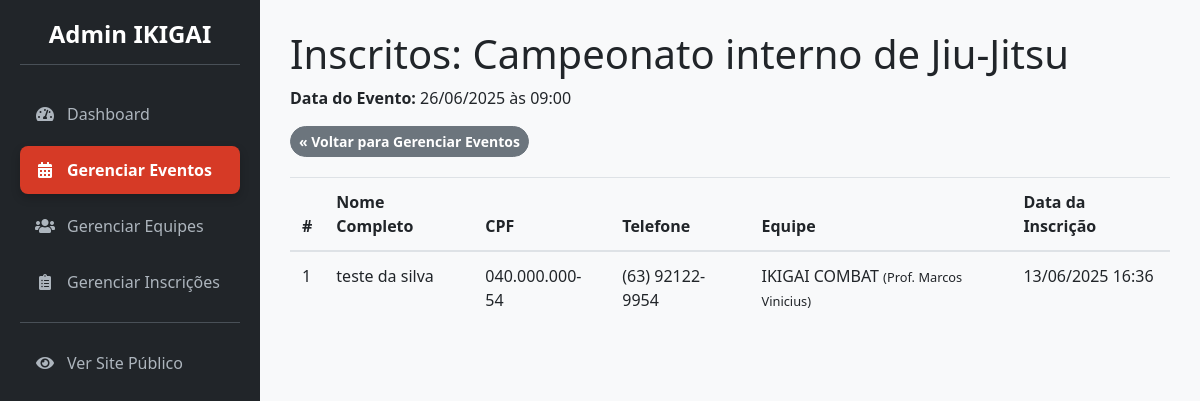
Before: /admin/eventos/2/inscricoes (signed in) with the older database file.
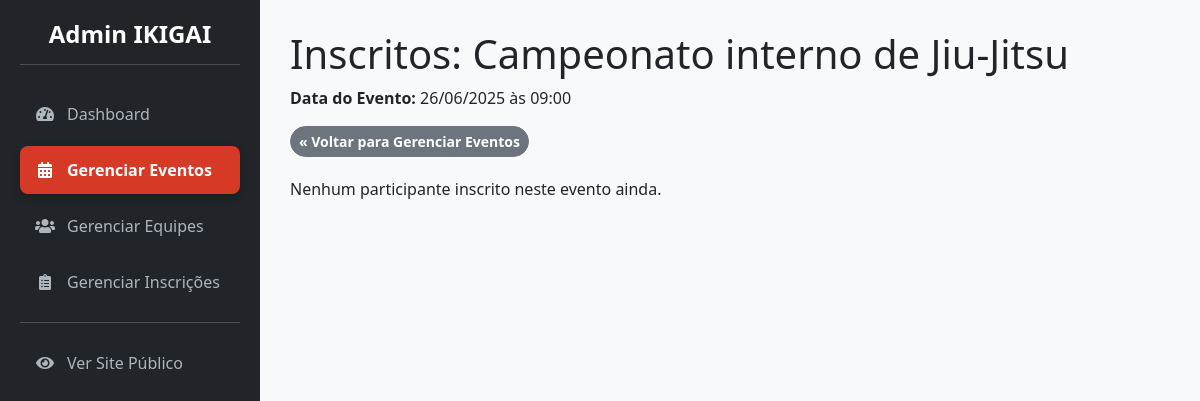
After: the same page with the newer database file.
### app/models.py (models this page shows, shortened)
class Inscricao(db.Model):
    __tablename__ = 'inscricoes'
    id = db.Column(db.Integer, primary_key=True)
    data_inscricao = db.Column(db.DateTime, default=datetime.utcnow)
    status = db.Column(db.String(20), nullable=False, default='Pendente')
    user_id = db.Column(db.Integer, db.ForeignKey('users.id'), nullable=False)
    evento_id = db.Column(db.Integer, db.ForeignKey('eventos.id'), nullable=False)
    equipe_id = db.Column(db.Integer, db.ForeignKey('equipes.id'), nullable=False)

class User(UserMixin, db.Model):
    __tablename__ = 'users'
    id = db.Column(db.Integer, primary_key=True)
    username = db.Column(db.String(64), index=True, unique=True, nullable=False)
    email = db.Column(db.String(120), index=True, unique=True, nullable=False)
    password_hash = db.Column(db.String(128))
    nome_completo = db.Column(db.String(150), nullable=True)
    bio = db.Column(db.Text, nullable=True)
    imagem_perfil = db.Column(db.String(300), nullable=True)  # URL para a imagem de perfil
    role = db.Column(db.String(20), nullable=False, default='user')  # Papel do utilizador
    cpf = db.Column(db.String(14), unique=True, nullable=True)  # CPF será único e opcional no início
    telefone = db.Column(db.String(20), nullable=True)  # Telefone também opcional
    inscricoes = db.relationship('Inscricao', backref='participante', lazy='dynamic')

class Equipe(db.Model):
    __tablename__ = 'equipes'
    id = db.Column(db.Integer, primary_key=True)
    nome_equipe = db.Column(db.String(100), nullable=False, unique=True)
    professor_responsavel = db.Column(db.String(100), nullable=False)
    inscricoes = db.relationship('Inscricao', backref='equipe', lazy=True)

### app/admin/routes.py (the view)
@bp.route('/eventos/<int:evento_id>/inscricoes')
@admin_required
def listar_inscricoes_evento(evento_id):
    evento = Evento.query.get_or_404(evento_id)
    inscricoes = Inscricao.query.options(
        joinedload(Inscricao.participante),  # Junta a tabela 'users' através da relação 'participante'
        joinedload(Inscricao.equipe)  # Junta a tabela 'equipes' através da relação 'equipe'
    ).filter_by(evento_id=evento.id).order_by(Inscricao.data_inscricao).all()
    return render_template('admin/admin_listar_inscricoes_evento.html', evento=evento, inscricoes=inscricoes)

### app/__init__.py (called while the page is built)
@login_manager.user_loader
def load_user(user_id):
    return models.User.query.get(int(user_id))

### app/admin/routes.py (called while the page is built)
@bp.before_request
def before_request_handler():
    if current_app.config.get('DEBUG') and not current_user.is_authenticated:
        user = User.query.first()
        if user:
            login_user(user)

### app/templates/admin/admin_listar_inscricoes_evento.html (shortened to what this page needs)
{% extends 'admin/admin_base.html' %}
{% block page_title %}Inscritos: {{ evento.nome_evento }}{% endblock %}
{% block content %}
<p><strong>Data do Evento:</strong> {{ evento.data_hora_evento.strftime('%d/%m/%Y às %H:%M') }}</p>
<a href="{{ url_for('admin.gerenciar_eventos') }}" class="btn btn-secondary btn-sm" style="margin-bottom:20px;">&laquo; Voltar para Gerenciar Eventos</a>
{% if inscricoes %}
    <table class="table">
        <thead>
            <tr>
                <th>#</th>
                <th>Nome Completo</th>
                <th>CPF</th>
                <th>Telefone</th>
                <th>Equipe</th>
                <th>Data da Inscrição</th>
            </tr>
        </thead>
        <tbody>
            {% for inscricao in inscricoes %}
            <tr>
                <td>{{ loop.index }}</td>
                <td>{{ inscricao.participante.nome_completo }}</td>
                <td>{{ inscricao.participante.cpf }}</td>
                <td>{{ inscricao.participante.telefone }}</td>
                <td>
                    {% if inscricao.equipe.nome_equipe %}
                        {{ inscricao.equipe.nome_equipe }}
                        <small>(Prof. {{ inscricao.equipe.professor_responsavel }})</small>
                    {% else %}
                        Equipe não informada
                    {% endif %}
                </td>
                <td>{{ inscricao.data_inscricao.strftime('%d/%m/%Y %H:%M') }}</td>
            </tr>
            {% endfor %}
        </tbody>
    </table>
{% else %}
    <p>Nenhum participante inscrito neste evento ainda.</p>
{% endif %}
{% endblock %}

Changed rows visible on the page:
removed Inscricao: participante.nome_completo "teste da silva", participante.cpf "040.000.000-54", participante.telefone "(63) 92122-9954", equipe.nome_equipe "IKIGAI COMBAT", equipe.professor_responsavel "Marcos Vinicius", data_inscricao "13/06/2025 16:36"
Other visible differences:
text no longer shown: "# Nome Completo CPF Telefone Equipe Data da Inscrição"
text now shown: "Nenhum participante inscrito neste evento ainda."
